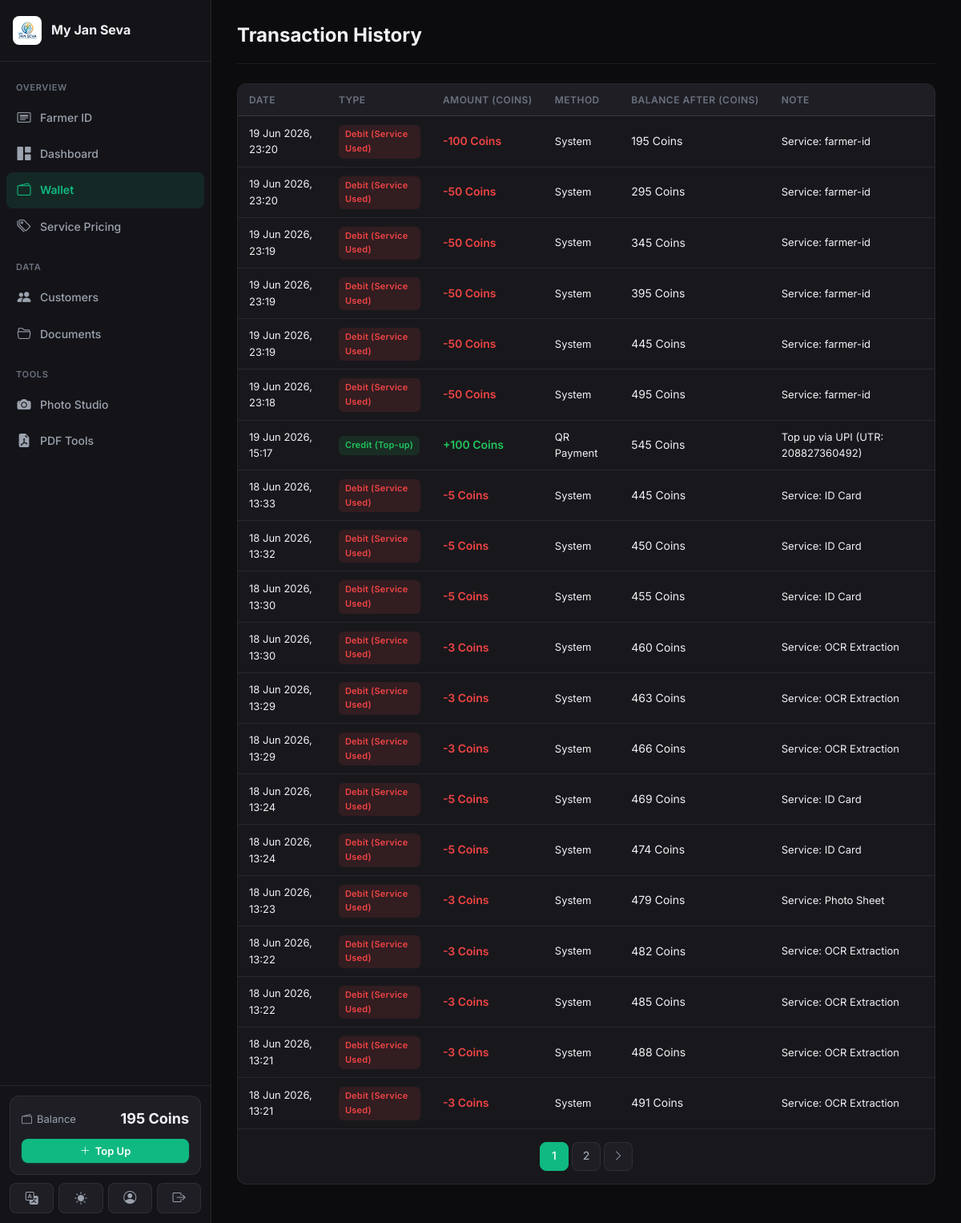
The app's page /wallet/transactions/ (signed in) with its own data.
### apps/wallet/models.py (models this page shows, shortened)
class Wallet(models.Model):
    user = models.OneToOneField(settings.AUTH_USER_MODEL, on_delete=models.CASCADE, related_name='wallet')
    balance = models.DecimalField(max_digits=10, decimal_places=2, default=Decimal('0.00'))
    created_at = models.DateTimeField(auto_now_add=True)
    updated_at = models.DateTimeField(auto_now=True)

class WalletTransaction(models.Model):
    TYPE_CHOICES = [
        ('credit', 'Credit (Top-up)'),
        ('debit',  'Debit (Service Used)'),
        ('refund', 'Refund'),
    ]
    METHOD_CHOICES = [
        ('razorpay', 'Razorpay'),
        ('upi',      'UPI'),
        ('qr',       'QR Payment'),
        ('manual',   'Manual / Admin'),
        ('system',   'System'),
    ]
    wallet = models.ForeignKey(Wallet, on_delete=models.CASCADE, related_name='transactions')
    amount = models.DecimalField(max_digits=10, decimal_places=2)
    transaction_type = models.CharField(max_length=10, choices=TYPE_CHOICES)
    method = models.CharField(max_length=20, choices=METHOD_CHOICES, default='system')
    balance_after = models.DecimalField(max_digits=10, decimal_places=2)
    reference_id = models.CharField(max_length=100, blank=True)
    note = models.CharField(max_length=255, blank=True)
    created_at = models.DateTimeField(auto_now_add=True)
    class Meta:
        ordering = ['-created_at']

### apps/wallet/views.py (the view)
# urls.py: path('transactions/', views.transaction_history, name='transactions'),
@login_required
def transaction_history(request):
    wallet, _ = Wallet.objects.get_or_create(user=request.user)
    txn_list = WalletTransaction.objects.filter(wallet=wallet)
    paginator = Paginator(txn_list, 20)
    page = paginator.get_page(request.GET.get('page'))
    return render(request, 'wallet/transactions.html', {
        'page_obj': page,
        'wallet': wallet,
        'page_title': 'Transaction History',
    })

### apps/accounts/models.py (called while the page is built)
    @property
    def is_admin(self):
        return self.role == 'admin'

### apps/core/context_processors.py (called while the page is built)
def site_settings(request):
    return {
        'SITE_NAME': 'My Jan Seva',
        'SITE_TAGLINE': 'Complete Document & ID Services Platform',
    }

### apps/pricing/context_processors.py (called while the page is built)
def service_prices(request):
    prices = cache.get('service_prices')
    if prices is None:
        prices = {s.slug: s for s in Service.objects.filter(is_active=True)}
        cache.set('service_prices', prices, 300)
    return {'service_prices': prices}

### apps/wallet/context_processors.py (called while the page is built)
def wallet_balance(request):
    if request.user.is_authenticated:
        try:
            balance = request.user.wallet.balance
        except Wallet.DoesNotExist:
            balance = 0
        return {'wallet_balance': balance}
    return {'wallet_balance': 0}

### templates/wallet/transactions.html (shortened to what this page needs)
{% extends "base.html" %}
{% block content %}
<div class="page-header">
  <div><h1>Transaction History</h1></div>
</div>
<div class="card">
  <div class="table-wrapper">
    <table class="data-table">
      <thead><tr><th>Date</th><th>Type</th><th>Amount (Coins)</th><th>Method</th><th>Balance After (Coins)</th><th>Note</th></tr></thead>
      <tbody>
      {% for t in page_obj %}
      <tr>
        <td class="text-sm text-muted">{{ t.created_at|date:"d M Y, H:i" }}</td>
        <td><span class="badge {% if t.transaction_type == 'credit' %}badge-success{% elif t.transaction_type == 'debit' %}badge-danger{% else %}badge-info{% endif %}">{{ t.get_transaction_type_display }}</span></td>
        <td><span class="{% if t.transaction_type == 'credit' %}amount-positive{% else %}amount-negative{% endif %}">{% if t.transaction_type == 'credit' %}+{% else %}-{% endif %}{{ t.amount|floatformat:0 }} Coins</span></td>
        <td class="text-muted text-sm">{{ t.get_method_display }}</td>
        <td>{{ t.balance_after|floatformat:0 }} Coins</td>
        <td class="text-muted text-sm">{{ t.note|default:"—" }}</td>
      </tr>
      {% empty %}
      <tr><td colspan="6"><div class="empty-state"><i class="bi bi-credit-card"></i><p>No transactions yet</p></div></td></tr>
      {% endfor %}
      </tbody>
    </table>
  </div>
  {% if page_obj.has_other_pages %}
  <div class="pagination">
    {% for n in page_obj.paginator.page_range %}
    <a class="page-btn {% if n == page_obj.number %}active{% endif %}" href="?page={{ n }}">{{ n }}</a>
    {% endfor %}
    {% if page_obj.has_next %}<a class="page-btn" href="?page={{ page_obj.next_page_number }}"><i class="bi bi-chevron-right"></i></a>{% endif %}
  </div>
  {% endif %}
</div>
{% endblock %}

### templates/base.html (shortened to what this page needs)
{% load static humanize %}
<!DOCTYPE html>
<html lang="en" data-theme="dark">
<head>
  <link rel="stylesheet" href="https://cdn.jsdelivr.net/npm/bootstrap-icons@1.11.3/font/bootstrap-icons.min.css">
  <link rel="stylesheet" href="{% static 'css/main.css' %}">
</head>
<body>
{% if user.is_authenticated %}
<div class="app-shell">
  <aside class="sidebar" id="sidebar">
    <div class="sidebar-top">
      <div class="sidebar-brand">
        <div class="sidebar-brand-icon" style="background: white; box-shadow: 0 2px 4px rgba(0,0,0,0.05);"><img src="{% static 'logo.png' %}" alt="Logo" style="width: 24px; height: 24px; object-fit: contain;"></div>
        <div class="sidebar-brand-text">
          <span class="sidebar-brand-name">My Jan Seva</span>
        </div>
      </div>
    </div>
    <nav class="sidebar-nav" id="sidebarNav">
      <div class="nav-group">
        <div class="nav-group-label">Overview</div>
        <a href="{% url 'id_cards:home' %}" class="nav-link {% if request.resolver_match.namespace == 'id_cards' %}active{% endif %}">
          <i class="bi bi-card-heading"></i><span>Farmer ID</span>
        </a>
        <a href="{% url 'dashboard:home' %}" class="nav-link {% if request.resolver_match.namespace == 'dashboard' %}active{% endif %}">
          <i class="bi bi-grid-1x2-fill"></i><span>Dashboard</span>
        </a>
        <a href="{% url 'wallet:dashboard' %}" class="nav-link {% if request.resolver_match.namespace == 'wallet' %}active{% endif %}">
          <i class="bi bi-wallet2"></i><span>Wallet</span>
        </a>
        <a href="{% url 'pricing:view_pricing' %}" class="nav-link {% if request.resolver_match.url_name == 'view_pricing' %}active{% endif %}">
          <i class="bi bi-tags"></i><span>Service Pricing</span>
        </a>
      </div>
      <div class="nav-group">
        <div class="nav-group-label">Data</div>
        <a href="{% url 'customers:list' %}" class="nav-link {% if request.resolver_match.namespace == 'customers' %}active{% endif %}">
          <i class="bi bi-people-fill"></i><span>Customers</span>
        </a>
        <a href="{% url 'documents:list' %}" class="nav-link {% if request.resolver_match.namespace == 'documents' %}active{% endif %}">
          <i class="bi bi-folder2-open"></i><span>Documents</span>
        </a>
      </div>
      <div class="nav-group">
        <div class="nav-group-label">Tools</div>
        <a href="{% url 'photo_studio:workspace' %}" class="nav-link {% if request.resolver_match.namespace == 'photo_studio' %}active{% endif %}">
          <i class="bi bi-camera-fill"></i><span>Photo Studio</span>
        </a>
        <a href="{% url 'pdf_workspace:home' %}" class="nav-link {% if request.resolver_match.namespace == 'pdf_workspace' %}active{% endif %}">
          <i class="bi bi-file-earmark-pdf-fill"></i><span>PDF Tools</span>
        </a>
      </div>
    </nav>
    <div class="sidebar-footer">
      <div class="sidebar-wallet">
        <div class="sidebar-wallet-row">
          <span class="sidebar-wallet-label"><i class="bi bi-wallet2"></i> Balance</span>
          <span class="sidebar-wallet-amt">{{ wallet_balance|floatformat:0 }} Coins</span>
        </div>
        <a href="{% url 'wallet:topup' %}" class="btn btn-primary btn-sm btn-block">
          <i class="bi bi-plus-lg"></i> Top Up
        </a>
      </div>
      <div class="sidebar-actions">
        <button id="langToggleBtn" class="sidebar-action-btn" title="Switch Language / भाषा बदलें">
          <i class="bi bi-translate"></i>
        </button>
        <button id="themeToggleBtn" class="sidebar-action-btn" title="Toggle Theme">
          <i id="themeToggleIcon" class="bi bi-sun-fill"></i>
        </button>
        <a href="{% url 'accounts:profile' %}" class="sidebar-action-btn" title="Profile">
          <i class="bi bi-person-circle"></i>
        </a>
        <a href="{% url 'accounts:logout' %}" class="sidebar-action-btn sidebar-action-btn--danger" title="Logout">
          <i class="bi bi-box-arrow-right"></i>
        </a>
      </div>
    </div>
  </aside>
  <div class="main-area">
    <main class="page-body">
      {% block content %}{% endblock %}
    </main>
  </div>
</div>
{% else %}
  {% block auth_content %}{% endblock %}
{% endif %}
</body>
</html>

### records on screen
Wallet: balance "195"
WalletTransaction: created_at "19 Jun 2026, 23:20", transaction_type "Debit (Service Used)", amount "100", method "System", balance_after "195", note "Service: farmer-id"
WalletTransaction: created_at "19 Jun 2026, 23:20", transaction_type "Debit (Service Used)", amount "50", method "System", balance_after "295", note "Service: farmer-id"
WalletTransaction: created_at "19 Jun 2026, 23:19", transaction_type "Debit (Service Used)", amount "50", method "System", balance_after "345", note "Service: farmer-id"
WalletTransaction: created_at "19 Jun 2026, 23:19", transaction_type "Debit (Service Used)", amount "50", method "System", balance_after "395", note "Service: farmer-id"
WalletTransaction: created_at "19 Jun 2026, 23:19", transaction_type "Debit (Service Used)", amount "50", method "System", balance_after "445", note "Service: farmer-id"
WalletTransaction: created_at "19 Jun 2026, 23:18", transaction_type "Debit (Service Used)", amount "50", method "System", balance_after "495", note "Service: farmer-id"
WalletTransaction: created_at "19 Jun 2026, 15:17", transaction_type "Credit (Top-up)", amount "100", method "QR Payment", balance_after "545", note "Top up via UPI (UTR: 208827360492)"
WalletTransaction: created_at "18 Jun 2026, 13:33", transaction_type "Debit (Service Used)", amount "5", method "System", balance_after "445", note "Service: ID Card"
WalletTransaction: created_at "18 Jun 2026, 13:32", transaction_type "Debit (Service Used)", amount "5", method "System", balance_after "450", note "Service: ID Card"
WalletTransaction: created_at "18 Jun 2026, 13:30", transaction_type "Debit (Service Used)", amount "5", method "System", balance_after "455", note "Service: ID Card"
WalletTransaction: created_at "18 Jun 2026, 13:30", transaction_type "Debit (Service Used)", amount "3", method "System", balance_after "460", note "Service: OCR Extraction"
WalletTransaction: created_at "18 Jun 2026, 13:29", transaction_type "Debit (Service Used)", amount "3", method "System", balance_after "463", note "Service: OCR Extraction"
WalletTransaction: created_at "18 Jun 2026, 13:29", transaction_type "Debit (Service Used)", amount "3", method "System", balance_after "466", note "Service: OCR Extraction"
WalletTransaction: created_at "18 Jun 2026, 13:24", transaction_type "Debit (Service Used)", amount "5", method "System", balance_after "469", note "Service: ID Card"
WalletTransaction: created_at "18 Jun 2026, 13:24", transaction_type "Debit (Service Used)", amount "5", method "System", balance_after "474", note "Service: ID Card"
WalletTransaction: created_at "18 Jun 2026, 13:23", transaction_type "Debit (Service Used)", amount "3", method "System", balance_after "479", note "Service: Photo Sheet"
WalletTransaction: created_at "18 Jun 2026, 13:22", transaction_type "Debit (Service Used)", amount "3", method "System", balance_after "482", note "Service: OCR Extraction"
WalletTransaction: created_at "18 Jun 2026, 13:22", transaction_type "Debit (Service Used)", amount "3", method "System", balance_after "485", note "Service: OCR Extraction"
WalletTransaction: created_at "18 Jun 2026, 13:21", transaction_type "Debit (Service Used)", amount "3", method "System", balance_after "488", note "Service: OCR Extraction"
WalletTransaction: created_at "18 Jun 2026, 13:21", transaction_type "Debit (Service Used)", amount "3", method "System", balance_after "491", note "Service: OCR Extraction"

### other values on screen
{{ n }} "1" "2"
